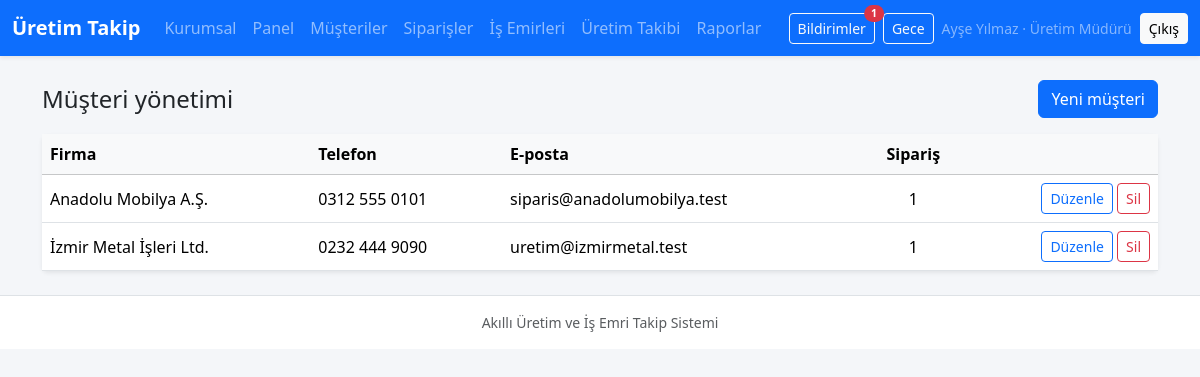
Page /musteriler.php (signed in) on the committed database.
### tables this page shows
CREATE TABLE musteriler (
  id INT UNSIGNED NOT NULL AUTO_INCREMENT,
  firma_adi VARCHAR(200) NOT NULL,
  telefon VARCHAR(40) DEFAULT NULL,
  e_posta VARCHAR(190) DEFAULT NULL,
  kullanici_id INT UNSIGNED DEFAULT NULL COMMENT 'Portal müşteri hesabı',
  kayit_tarihi TIMESTAMP NOT NULL DEFAULT CURRENT_TIMESTAMP,
  PRIMARY KEY (id),
  UNIQUE KEY uq_musteri_kullanici (kullanici_id),
  KEY idx_musteri_firma (firma_adi),
  CONSTRAINT fk_musteri_kullanici
    FOREIGN KEY (kullanici_id) REFERENCES kullanicilar (id)
    ON DELETE SET NULL ON UPDATE CASCADE
);

### parcalar/fonksiyonlar.php (called while the page is built, shortened)
<?php
function e(?string $s): string
{
    return htmlspecialchars($s ?? '', ENT_QUOTES | ENT_SUBSTITUTE, 'UTF-8');
}

### musteriler.php (the view, shortened to what this page needs)
<?php
$pdo = db();
$editRow = null;
$sql = 'SELECT m.*,
        (SELECT COUNT(*) FROM siparisler s WHERE s.musteri_id = m.id) AS siparis_sayisi
        FROM musteriler m
        ORDER BY m.firma_adi';
$rows = $pdo->query($sql)->fetchAll();
require __DIR__ . '/parcalar/ust.php';
?>
<div class="d-flex justify-content-between align-items-center mb-3 flex-wrap gap-2">
    <h1 class="h4 mb-0">Müşteri yönetimi</h1>
    <button class="btn btn-primary" type="button" data-bs-toggle="collapse" data-bs-target="#formCollapse">
        <?= $editRow ? 'Düzenlemeyi sürdür' : 'Yeni müşteri' ?>
    </button>
</div>
<div class="card border-0 shadow-sm">
    <div class="table-responsive">
        <table class="table table-hover align-middle mb-0">
            <thead class="table-light">
            <tr>
                <th>Firma</th>
                <th>Telefon</th>
                <th>E-posta</th>
                <th class="text-center">Sipariş</th>
                <th></th>
            </tr>
            </thead>
            <tbody>
            <?php foreach ($rows as $r): ?>
                <tr>
                    <td class="fw-medium"><?= e($r['firma_adi']) ?></td>
                    <td><?= e($r['telefon'] ?? '') ?></td>
                    <td><?= e($r['e_posta'] ?? '') ?></td>
                    <td class="text-center"><?= (int) $r['siparis_sayisi'] ?></td>
                    <td class="text-end text-nowrap">
                        <a class="btn btn-sm btn-outline-primary" href="musteriler.php?edit=<?= (int) $r['id'] ?>">Düzenle</a>
                        <form method="post" class="d-inline" onsubmit="return confirm('Silmek istediğinize emin misiniz?');">
                            <button type="submit" class="btn btn-sm btn-outline-danger">Sil</button>
                        </form>
                    </td>
                </tr>
            <?php endforeach; ?>
            </tbody>
        </table>
    </div>
</div>
<?php require __DIR__ . '/parcalar/alt.php'; ?>

### assets/css/style.css (style rules this page uses)
:root { --app-bg: #f4f6f9; --app-card: #ffffff; --chart-grid: rgba(0, 0, 0, 0.08); }
html, body { min-height: 100%; }
body.app-body { background: var(--app-bg); }
.card { background: var(--app-card); }

### rows in the picture
musteriler: firma_adi "Anadolu Mobilya A.Ş.", telefon "0312 555 0101", e_posta "siparis@anadolumobilya.test", siparis_sayisi "1"
musteriler: firma_adi "İzmir Metal İşleri Ltd.", telefon "0232 444 9090", e_posta "uretim@izmirmetal.test", siparis_sayisi "1"

### other values in the picture
$unread "1"
$u['name'] "Ayşe Yılmaz"
role_label($u['role']) "Üretim Müdürü"
